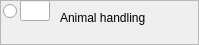
           <widget class="QFrame" name="animalhandlingSkillsBox">
            <property name="minimumSize">
             <size>
              <width>0</width>
              <height>36</height>
             </size>
            </property>
            <property name="styleSheet">
             <string notr="true">font: 12pt &quot;Eberron&quot;;</string>
            </property>
            <property name="frameShape">
             <enum>QFrame::StyledPanel</enum>
            </property>
            <property name="frameShadow">
             <enum>QFrame::Raised</enum>
            </property>
            <widget class="QRadioButton" name="animalhandlingSkillsRButton">
             <property name="geometry">
              <rect>
               <x>3</x>
               <y>-4</y>
               <width>151</width>
               <height>30</height>
              </rect>
             </property>
             <property name="accessibleName">
              <string>animalHandling</string>
             </property>
             <property name="styleSheet">
              <string notr="true">font: 12pt &quot;Eberron&quot;;</string>
             </property>
             <property name="text">
              <string/>
             </property>
            </widget>
            <widget class="QLineEdit" name="animalhandlingSkills">
             <property name="geometry">
              <rect>
               <x>20</x>
               <y>0</y>
               <width>30</width>
               <height>21</height>
              </rect>
             </property>
             <property name="accessibleName">
              <string>wisdomBonus</string>
             </property>
             <property name="styleSheet">
              <string notr="true">font: 12pt &quot;Eberron&quot;;</string>
             </property>
             <property name="maxLength">
              <number>2</number>
             </property>
             <property name="alignment">
              <set>Qt::AlignCenter</set>
             </property>
            </widget>
            <widget class="QLabel" name="animalhandlingSkillsLabel">
             <property name="geometry">
              <rect>
               <x>60</x>
               <y>0</y>
               <width>130</width>
               <height>36</height>
              </rect>
             </property>
             <property name="styleSheet">
              <string notr="true">font: 12pt &quot;Eberron&quot;;</string>
             </property>
             <property name="text">
              <string>Animal handling</string>
             </property>
             <property name="scaledContents">
              <bool>false</bool>
             </property>
             <property name="alignment">
              <set>Qt::AlignLeading|Qt::AlignLeft|Qt::AlignVCenter</set>
             </property>
             <property name="wordWrap">
              <bool>true</bool>
             </property>
             <property name="textInteractionFlags">
              <set>Qt::NoTextInteraction</set>
             </property>
            </widget>
           </widget>
